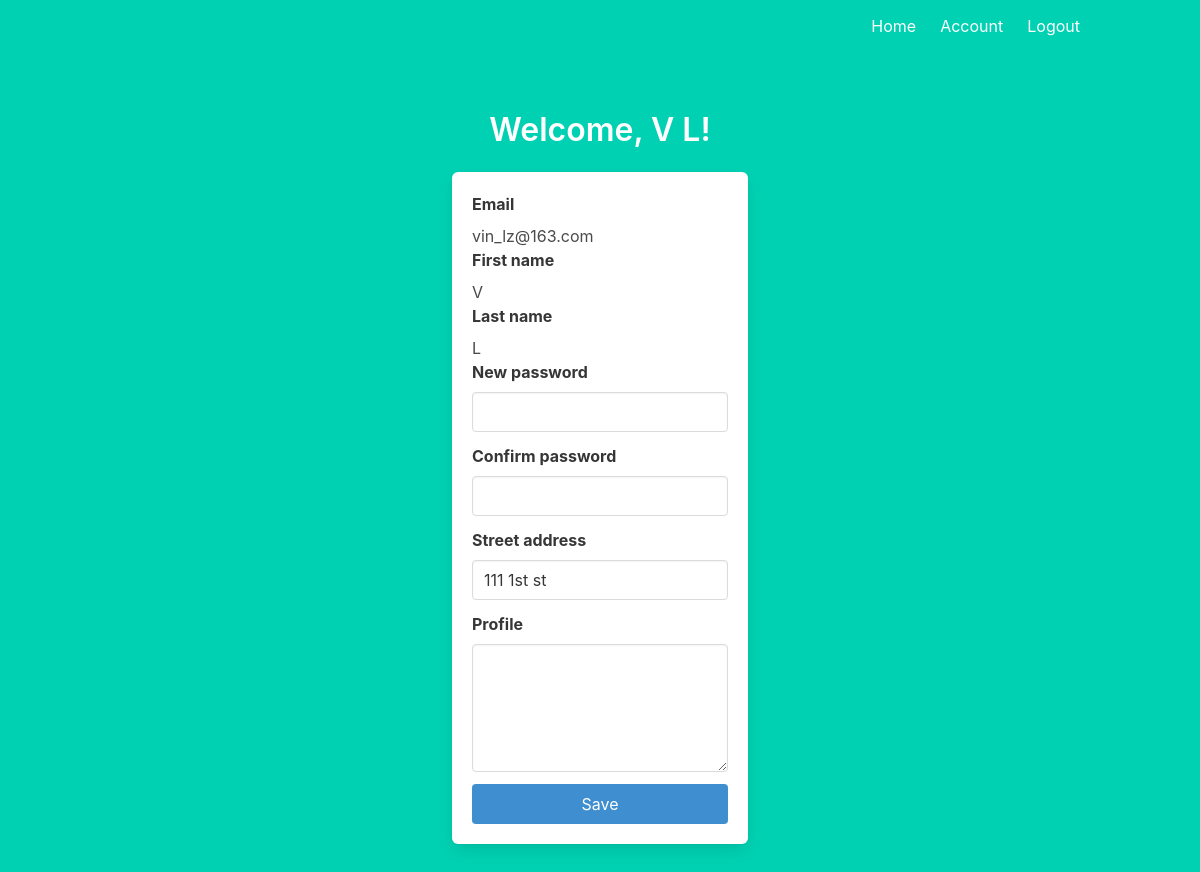
Screenshot of /account (signed in) with the database file from the repository.
### models.py (models this page shows)
class Users(UserMixin, db.Model):
    id = db.Column(db.Integer, primary_key=True)
    email = db.Column(db.String(45), unique=True, nullable=False)
    pword = db.Column(db.String(45), nullable=False)
    fname = db.Column(db.String(45), nullable=False)
    lname = db.Column(db.String(45), nullable=False)
    street_addr = db.Column(db.String(45), nullable=False)
    cid = db.Column(db.String(45), nullable=False)
    uprofile = db.Column(db.String(280))
    photo = db.Column(db.String(45))
    last_login_timestamp = db.Column(db.DateTime, default=datetime.now())

### auth.py (the view)
@auth.route('/account')
@login_required
def account():
    return render_template('account.html', user=current_user)

### __init__.py (called while the page is built)
def create_app():
    app = Flask(__name__)
    app.config['SECRET_KEY'] = 'cloudsmile'
    app.config['SQLALCHEMY_DATABASE_URI'] = 'sqlite:///db.sqlite3'
    app.debug = True
    db.init_app(app)
    login_manager = LoginManager()
    login_manager.login_view = 'auth.login'
    login_manager.init_app(app)
    from .models import Users
    @login_manager.user_loader
    def load_user(user_id):
        return Users.query.get(int(user_id))
    from .auth import auth as auth_blueprint
    app.register_blueprint(auth_blueprint)
    from .main import main as main_blueprint
    from .follow import follow as follow_blueprint
    app.register_blueprint(main_blueprint)
    app.register_blueprint(follow_blueprint)
    return app

### templates/account.html (shortened to what this page needs)
{% extends "base.html" %}
{% block content %}
<div class="column is-4 is-offset-4">
    <h1 class="title">
        Welcome, {{ user.fname }} {{ user.lname }}!
    </h1>
    <div class="box">
        <form method="POST" action="/account">
            <label class="label has-text-left">Email</label>
            <p class="has-text-left">{{ user.email }}</p>
            <label class="label has-text-left">First name</label>
            <p class="has-text-left">{{ user.fname }}</p>
            <label class="label has-text-left">Last name</label>
            <p class="has-text-left">{{ user.lname }}</p>
            <div class="field">
                <label class="label has-text-left">New password</label>
                <div class="control">
                    <input class="input" type="password" name="new-password" autofocus="">
                </div>
            </div>
            <div class="field">
                <label class="label has-text-left">Confirm password</label>
                <div class="control">
                    <input class="input" type="password" name="confirm-password" autofocus="">
                </div>
            </div>
            <div class="field">
                <label class="label has-text-left">Street address</label>
                <div class="control">
                    <input class="input" type="txt" name="street-address" value='{{ user.street_addr }}' autofocus="">
                </div>
            </div>
            <div class="field">
                <label class="label has-text-left">Profile</label>
                <div class="control">
                    <textarea class="textarea" name="profile"
                        autofocus="">{% if user.uprofile %}{{ user.uprofile }}{% endif %}</textarea>
                </div>
            </div>
            <button class="button is-block is-info is-fullwidth">Save</button>
        </form>
    </div>
</div>
{% endblock %}

### rows the page displays
Users: fname "V", lname "L", email "vin_lz@163.com", street-address "111 1st st"
